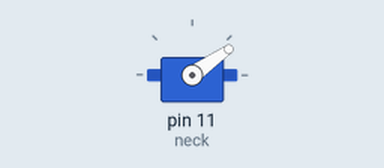
This sketch was run on a simulated Arduino Uno, built with avr-gcc and run on an emulated ATmega328P. Shown: servo.

Above: at 0.05 s.
At 3.25 s:
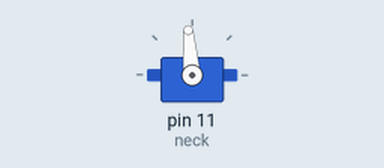
At 6.5 s:
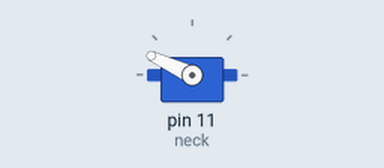
At 13.0 s:
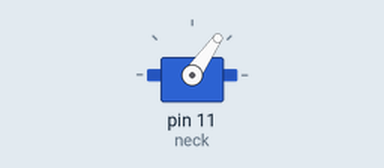
Timing chart, 0 to 18.2 s (numbered marks = the images above):
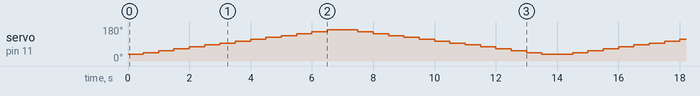

The sketch:

Listing_10_3.ino
```cpp
// Подключаем библиотеку управления сервомоторами.
#include <Servo.h>
// Создаем сервомотор поворота головы.
Servo neck;
void setup()
{
  // Инициализируем сервомотор, управление 14 портом.
  neck.attach(11);
  // centered at 95
  // neck.write(95);
  // delay(2000);
}
void loop()
{
  int i;
  // Создаем цикл для равномерного поворота сервомотора.
  for(i=35; i<=165; i=i+10)
  {
    // Поворачиваем вал на угол i.
    neck.write(i);
  // приостанавливаем программу.
  delay(500);
  }
  // Возвращаем голову назад.
  for(i=165; i>=35; i=i-10)
  {
    // Поворачиваем вал на угол i.
    neck.write(i);
  // приостанавливаем программу.
  delay(500);
  }
}
```
